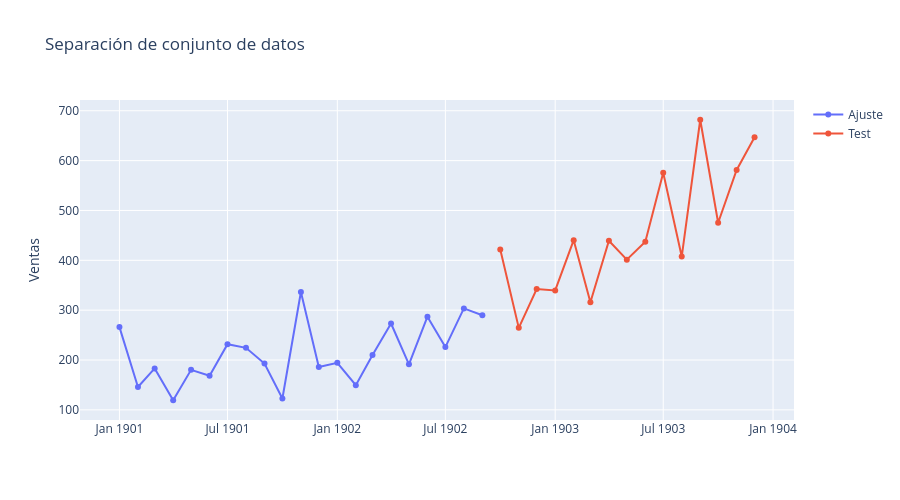

Notebook cell for this chart:
### Code cell
fig = make_subplots(rows=1, cols=1,
                    shared_xaxes=False,
                    shared_yaxes=True,
                    vertical_spacing=0.08,
                    )
fig.add_trace(go.Scatter(x=df['Fecha'][:-15], y=train, name="Ajuste", mode="markers+lines"),
              row=1, col=1)
fig.add_trace(go.Scatter(x=df['Fecha'][-15:], y=test, name="Test", mode="markers+lines"),
              row=1, col=1)
fig.update_layout(height=500, width=900,
                  title_text="Separación de conjunto de datos"
                  )
fig['layout']['xaxis1']['title']=''
fig['layout']['yaxis1']['title']='Ventas'

fig.show()

### Figure 1 — Plotly figure (JSON) as saved in the notebook; plotly's stock layout.template omitted (floating-point values rounded to 4 significant figures)
{"data": [{"mode": "markers+lines", "name": "Ajuste", "type": "scatter", "x": ["1901-01-01T00:00:00", "1901-02-01T00:00:00", "1901-03-01T00:00:00", "1901-04-01T00:00:00", "1901-05-01T00:00:00", "1901-06-01T00:00:00", "1901-07-01T00:00:00", "1901-08-01T00:00:00", "1901-09-01T00:00:00", "1901-10-01T00:00:00", "1901-11-01T00:00:00", "1901-12-01T00:00:00", "1902-01-01T00:00:00", "1902-02-01T00:00:00", "1902-03-01T00:00:00", "1902-04-01T00:00:00", "1902-05-01T00:00:00", "1902-06-01T00:00:00", "1902-07-01T00:00:00", "1902-08-01T00:00:00", "1902-09-01T00:00:00"], "xaxis": "x", "y": [266, 145.9, 183.1, 119.3, 180.3, 168.5, 231.8, 224.5, 192.8, 122.9, 336.5, 185.9, 194.3, 149.5, 210.1, 273.3, 191.4, 287, 226, 303.6, 289.9], "yaxis": "y"}, {"mode": "markers+lines", "name": "Test", "type": "scatter", "x": ["1902-10-01T00:00:00", "1902-11-01T00:00:00", "1902-12-01T00:00:00", "1903-01-01T00:00:00", "1903-02-01T00:00:00", "1903-03-01T00:00:00", "1903-04-01T00:00:00", "1903-05-01T00:00:00", "1903-06-01T00:00:00", "1903-07-01T00:00:00", "1903-08-01T00:00:00", "1903-09-01T00:00:00", "1903-10-01T00:00:00", "1903-11-01T00:00:00", "1903-12-01T00:00:00"], "xaxis": "x", "y": [421.6, 264.5, 342.3, 339.7, 440.4, 315.9, 439.3, 401.3, 437.4, 575.5, 407.6, 682, 475.3, 581.3, 646.9], "yaxis": "y"}], "layout": {"height": 500, "title": {"text": "Separación de conjunto de datos"}, "width": 900, "xaxis": {"anchor": "y", "domain": [0, 1], "title": {"text": ""}}, "yaxis": {"anchor": "x", "domain": [0, 1], "title": {"text": "Ventas"}}}}
